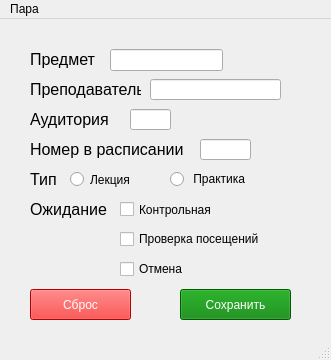
<?xml version="1.0" encoding="UTF-8"?>
<ui version="4.0">
 <class>MainWindow</class>
 <widget class="QMainWindow" name="MainWindow">
  <property name="geometry">
   <rect>
    <x>0</x>
    <y>0</y>
    <width>331</width>
    <height>360</height>
   </rect>
  </property>
  <property name="windowTitle">
   <string>MainWindow</string>
  </property>
  <widget class="QWidget" name="centralwidget">
   <widget class="QLineEdit" name="subjectEdit">
    <property name="geometry">
     <rect>
      <x>110</x>
      <y>30</y>
      <width>113</width>
      <height>22</height>
     </rect>
    </property>
   </widget>
   <widget class="QLabel" name="label">
    <property name="geometry">
     <rect>
      <x>30</x>
      <y>30</y>
      <width>71</width>
      <height>21</height>
     </rect>
    </property>
    <property name="font">
     <font>
      <pointsize>12</pointsize>
     </font>
    </property>
    <property name="text">
     <string>Предмет</string>
    </property>
   </widget>
   <widget class="QLineEdit" name="teacherEdit">
    <property name="geometry">
     <rect>
      <x>150</x>
      <y>60</y>
      <width>131</width>
      <height>21</height>
     </rect>
    </property>
   </widget>
   <widget class="QLineEdit" name="classroomEdit">
    <property name="geometry">
     <rect>
      <x>130</x>
      <y>90</y>
      <width>41</width>
      <height>21</height>
     </rect>
    </property>
   </widget>
   <widget class="QLineEdit" name="scheduleNumberEdit">
    <property name="geometry">
     <rect>
      <x>200</x>
      <y>120</y>
      <width>51</width>
      <height>21</height>
     </rect>
    </property>
   </widget>
   <widget class="QLabel" name="label_2">
    <property name="geometry">
     <rect>
      <x>30</x>
      <y>60</y>
      <width>111</width>
      <height>21</height>
     </rect>
    </property>
    <property name="font">
     <font>
      <pointsize>12</pointsize>
     </font>
    </property>
    <property name="text">
     <string>Преподаватель</string>
    </property>
   </widget>
   <widget class="QLabel" name="label_3">
    <property name="geometry">
     <rect>
      <x>30</x>
      <y>90</y>
      <width>91</width>
      <height>21</height>
     </rect>
    </property>
    <property name="font">
     <font>
      <pointsize>12</pointsize>
     </font>
    </property>
    <property name="text">
     <string>Аудитория</string>
    </property>
   </widget>
   <widget class="QLabel" name="label_4">
    <property name="geometry">
     <rect>
      <x>30</x>
      <y>120</y>
      <width>161</width>
      <height>21</height>
     </rect>
    </property>
    <property name="font">
     <font>
      <pointsize>12</pointsize>
     </font>
    </property>
    <property name="text">
     <string>Номер в расписании</string>
    </property>
   </widget>
   <widget class="QLabel" name="label_5">
    <property name="geometry">
     <rect>
      <x>30</x>
      <y>150</y>
      <width>51</width>
      <height>21</height>
     </rect>
    </property>
    <property name="font">
     <font>
      <pointsize>12</pointsize>
     </font>
    </property>
    <property name="text">
     <string>Тип</string>
    </property>
   </widget>
   <widget class="QRadioButton" name="lectureRadio">
    <property name="geometry">
     <rect>
      <x>70</x>
      <y>150</y>
      <width>89</width>
      <height>21</height>
     </rect>
    </property>
    <property name="text">
     <string>Лекция</string>
    </property>
   </widget>
   <widget class="QRadioButton" name="practiceRadio">
    <property name="geometry">
     <rect>
      <x>170</x>
      <y>150</y>
      <width>81</width>
      <height>20</height>
     </rect>
    </property>
    <property name="text">
     <string>	Практика</string>
    </property>
   </widget>
   <widget class="QLabel" name="label_6">
    <property name="geometry">
     <rect>
      <x>30</x>
      <y>180</y>
      <width>101</width>
      <height>21</height>
     </rect>
    </property>
    <property name="font">
     <font>
      <pointsize>12</pointsize>
     </font>
    </property>
    <property name="text">
     <string>Ожидание</string>
    </property>
   </widget>
   <widget class="QCheckBox" name="controlCheck">
    <property name="geometry">
     <rect>
      <x>120</x>
      <y>180</y>
      <width>111</width>
      <height>21</height>
     </rect>
    </property>
    <property name="text">
     <string>Контрольная</string>
    </property>
   </widget>
   <widget class="QCheckBox" name="attendanceCheck">
    <property name="geometry">
     <rect>
      <x>120</x>
      <y>210</y>
      <width>151</width>
      <height>20</height>
     </rect>
    </property>
    <property name="text">
     <string>Проверка посещений</string>
    </property>
   </widget>
   <widget class="QCheckBox" name="cancelCheck">
    <property name="geometry">
     <rect>
      <x>120</x>
      <y>240</y>
      <width>71</width>
      <height>20</height>
     </rect>
    </property>
    <property name="text">
     <string>Отмена</string>
    </property>
   </widget>
   <widget class="QPushButton" name="resetButton">
    <property name="geometry">
     <rect>
      <x>30</x>
      <y>270</y>
      <width>101</width>
      <height>31</height>
     </rect>
    </property>
    <property name="styleSheet">
     <string notr="true">background-color: red; color: white;</string>
    </property>
    <property name="text">
     <string>Сброс</string>
    </property>
   </widget>
   <widget class="QPushButton" name="saveButton">
    <property name="geometry">
     <rect>
      <x>180</x>
      <y>270</y>
      <width>111</width>
      <height>31</height>
     </rect>
    </property>
    <property name="styleSheet">
     <string notr="true">background-color: green; color: white;</string>
    </property>
    <property name="text">
     <string>Сохранить</string>
    </property>
   </widget>
  </widget>
  <widget class="QMenuBar" name="menubar">
   <property name="geometry">
    <rect>
     <x>0</x>
     <y>0</y>
     <width>331</width>
     <height>22</height>
    </rect>
   </property>
   <widget class="QMenu" name="menu">
    <property name="title">
     <string>Пара</string>
    </property>
   </widget>
   <addaction name="menu"/>
  </widget>
  <widget class="QStatusBar" name="statusbar"/>
 </widget>
 <resources/>
 <connections/>
</ui>
